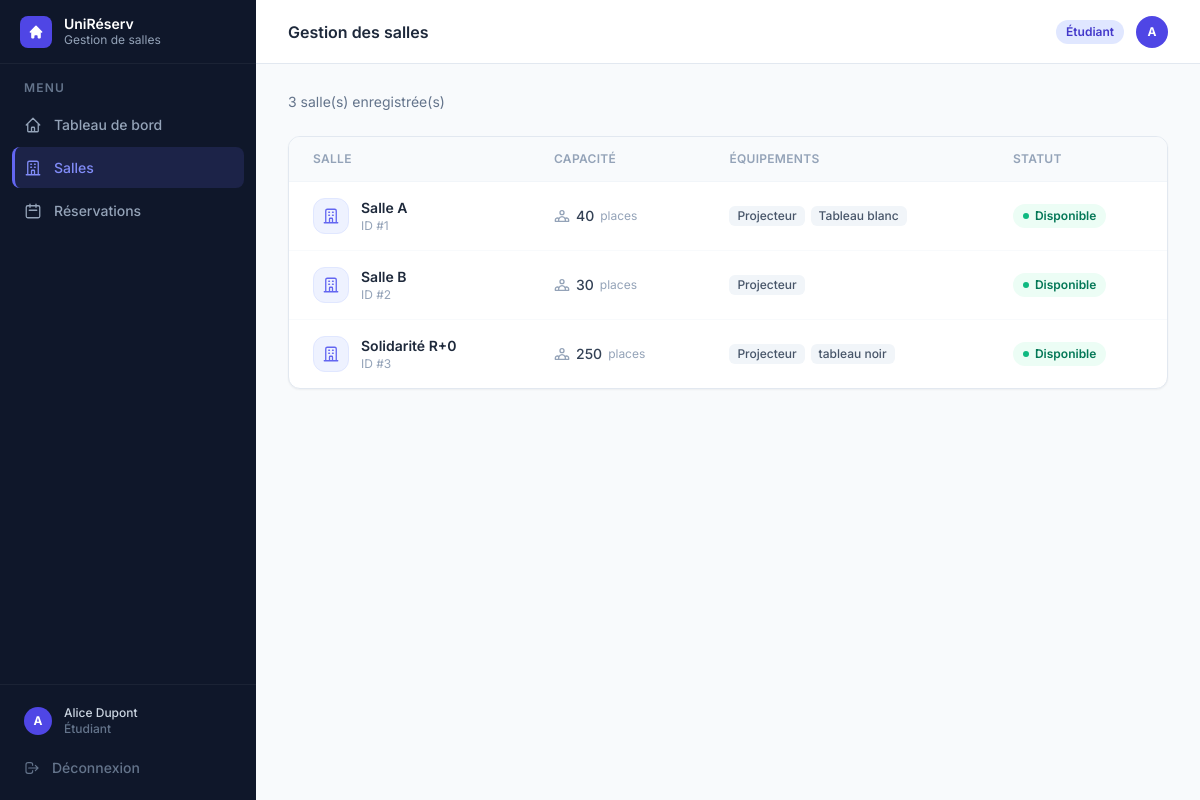
Screenshot of /salles (signed in) with the database file from the repository.
### tables this page shows
CREATE TABLE utilisateurs (
            id               INTEGER PRIMARY KEY,
            nom              TEXT    NOT NULL,
            email            TEXT    NOT NULL UNIQUE,
            login            TEXT    NOT NULL UNIQUE,
            mot_de_passe     TEXT    NOT NULL,
            role             TEXT    NOT NULL,
            date_inscription TEXT    NOT NULL,
            matricule        TEXT,
            classe           TEXT,
            matiere          TEXT
        , ecole_id INTEGER, unite_formation_id INTEGER);

CREATE TABLE salles (
            id          INTEGER PRIMARY KEY,
            nom         TEXT    NOT NULL UNIQUE,
            capacite    INTEGER NOT NULL,
            equipements TEXT    NOT NULL DEFAULT '[]',
            disponible  INTEGER NOT NULL DEFAULT 1
        );

### app.py (the view)
@app.route("/salles")
@login_required
def salles():
    _, _, salles_dict, _ = get_data()
    return render_template("salles.html", active="salles",
                           salles=list(salles_dict.values()))

### app.py (called while the page is built)
def get_bd():
    return BaseDonneesSQLite()

def get_data():
    bd  = get_bd()
    tout = bd.charger_tout()
    return (
        bd,
        {u.id: u for u in tout["utilisateurs"]},
        {s.id: s for s in tout["salles"]},
        tout["reservations"],
    )

def login_required(f):
    @wraps(f)
    def decorated(*args, **kwargs):
        if "user_id" not in session:
            return redirect(url_for("login"))
        return f(*args, **kwargs)
    return decorated

### models/reservation.py (called while the page is built)
    def _valider_horaires(self):
        if self.__heure_debut >= self.__heure_fin:
            raise ValueError(
                f"L'heure de début ({self.__heure_debut}) "
                f"doit être avant l'heure de fin ({self.__heure_fin})."
            )

    @property
    def id(self) -> int:
        return self.__id

    @id.setter
    def id(self, valeur: int):
        self.__id = valeur

### models/salle.py (called while the page is built)
    @property
    def id(self) -> int:
        return self.__id

    @id.setter
    def id(self, valeur: int):
        if self.__id is None:
            self.__id = valeur

    @property
    def nom(self) -> str:
        return self.__nom

    @property
    def capacite(self) -> int:
        return self.__capacite

    @property
    def equipements(self) -> list[str]:
        return list(self.__equipements)

    @property
    def disponible(self) -> bool:
        return self.__disponible

    @disponible.setter
    def disponible(self, valeur: bool):
        self.__disponible = valeur

### models/utilisateur.py (called while the page is built)
    @property
    def id(self) -> int:
        return self.__id

    @id.setter
    def id(self, valeur: int):
        if self.__id is None:
            self.__id = valeur

### persistance/db_sqlite.py (called while the page is built)
    @contextmanager
    def _connexion(self):
        conn = sqlite3.connect(self._chemin_db)
        conn.row_factory = sqlite3.Row
        conn.execute("PRAGMA foreign_keys = ON")
        try:
            yield conn
            conn.commit()
        except Exception:
            conn.rollback()
            raise
        finally:
            conn.close()

    def charger_tous_utilisateurs(self) -> list[Utilisateur]:
        with self._connexion() as conn:
            rows = conn.execute("SELECT * FROM utilisateurs").fetchall()
        return [self._ligne_vers_utilisateur(r) for r in rows]

    def charger_toutes_salles(self) -> list[Salle]:
        with self._connexion() as conn:
            rows = conn.execute("SELECT * FROM salles").fetchall()
        return [self._ligne_vers_salle(r) for r in rows]

### templates/salles.html (shortened to what this page needs)
{% extends "base.html" %}
{% block heading %}Gestion des salles{% endblock %}
{% block content %}
<div class="flex items-center justify-between mb-6">
  <p class="text-slate-500 text-sm">{{ salles|length }} salle(s) enregistrée(s)</p>
</div>
<div class="bg-white rounded-xl border border-slate-200 shadow-sm overflow-hidden">
  {% if salles %}
  <div class="overflow-x-auto">
    <table class="w-full text-sm">
      <thead>
        <tr class="border-b border-slate-100 bg-slate-50">
          <th class="px-6 py-3.5 text-left text-xs font-semibold text-slate-400 uppercase tracking-wide">Salle</th>
          <th class="px-6 py-3.5 text-left text-xs font-semibold text-slate-400 uppercase tracking-wide">Capacité</th>
          <th class="px-6 py-3.5 text-left text-xs font-semibold text-slate-400 uppercase tracking-wide">Équipements</th>
          <th class="px-6 py-3.5 text-left text-xs font-semibold text-slate-400 uppercase tracking-wide">Statut</th>
        </tr>
      </thead>
      <tbody>
        {% for s in salles %}
        <tr class="data-row border-b border-slate-50 last:border-0">
          <td class="px-6 py-4">
            <div class="flex items-center gap-3">
              <div class="w-9 h-9 rounded-xl bg-indigo-50 border border-indigo-100 flex items-center justify-center shrink-0">
              </div>
              <div>
                <p class="font-semibold text-slate-800">{{ s.nom }}</p>
                <p class="text-xs text-slate-400">ID #{{ s.id }}</p>
              </div>
            </div>
          </td>
          <td class="px-6 py-4">
            <div class="flex items-center gap-1.5 text-slate-700">
              <span class="font-medium">{{ s.capacite }}</span>
              <span class="text-slate-400 text-xs">places</span>
            </div>
          </td>
          <td class="px-6 py-4">
            {% if s.equipements %}
              <div class="flex flex-wrap gap-1.5">
                {% for eq in s.equipements %}
                  <span class="px-2 py-0.5 rounded-md bg-slate-100 text-slate-600 text-xs font-medium">{{ eq }}</span>
                {% endfor %}
              </div>
            {% else %}
              <span class="text-slate-300 text-sm">—</span>
            {% endif %}
          </td>
          <td class="px-6 py-4">
            {% if s.disponible %}
              <span class="inline-flex items-center gap-1.5 px-2.5 py-1 rounded-full text-xs font-semibold bg-emerald-50 text-emerald-700">
                <span class="w-1.5 h-1.5 rounded-full bg-emerald-500"></span> Disponible
              </span>
            {% else %}
              <span class="inline-flex items-center gap-1.5 px-2.5 py-1 rounded-full text-xs font-semibold bg-red-50 text-red-700">
                <span class="w-1.5 h-1.5 rounded-full bg-red-500"></span> Indisponible
              </span>
            {% endif %}
          </td>
        </tr>
        {% endfor %}
      </tbody>
    </table>
  </div>
  {% endif %}
</div>
{% endblock %}

### templates/base.html (shortened to what this page needs)
<!DOCTYPE html>
<html lang="fr" class="h-full">
<head>
  <script src="https://cdn.tailwindcss.com"></script>
</head>
<body class="h-full bg-slate-50 flex" style="font-family:'Inter',sans-serif">
  <aside class="w-64 bg-slate-900 flex flex-col fixed inset-y-0 left-0 z-30" style="background:linear-gradient(180deg,#0f172a 0%,#0f172a 100%)">
    <div class="h-16 flex items-center gap-3 px-5 border-b border-white/5">
      <div class="w-8 h-8 rounded-lg bg-indigo-600 flex items-center justify-center shrink-0">
        <svg class="w-4 h-4 text-white" fill="currentColor" viewBox="0 0 20 20">
          <path d="M10.707 2.293a1 1 0 00-1.414 0l-7 7a1 1 0 001.414 1.414L4 10.414V17a1 1 0 001 1h2a1 1 0 001-1v-2a1 1 0 011-1h2a1 1 0 011 1v2a1 1 0 001 1h2a1 1 0 001-1v-6.586l.293.293a1 1 0 001.414-1.414l-7-7z"/>
        </svg>
      </div>
      <div>
        <p class="text-white font-semibold text-sm leading-tight">UniRéserv</p>
        <p class="text-slate-400 text-xs">Gestion de salles</p>
      </div>
    </div>
    <nav class="flex-1 px-3 py-4 space-y-0.5 overflow-y-auto">
      <p class="text-slate-500 text-xs font-semibold uppercase tracking-widest px-3 mb-2">Menu</p>
      <a href="{{ url_for('dashboard') }}" class="nav-item {% if active=='dashboard' %}nav-item-active{% else %}nav-item-inactive{% endif %}">
        Tableau de bord
      </a>
      <a href="{{ url_for('salles') }}" class="nav-item {% if active=='salles' %}nav-item-active{% else %}nav-item-inactive{% endif %}">
        <svg style="width:18px;height:18px" fill="none" stroke="currentColor" stroke-width="1.75" viewBox="0 0 24 24">
          <path stroke-linecap="round" stroke-linejoin="round" d="M19 21V5a2 2 0 00-2-2H7a2 2 0 00-2 2v16m14 0h2m-2 0h-5m-9 0H3m2 0h5M9 7h1m-1 4h1m4-4h1m-1 4h1m-5 10v-5a1 1 0 011-1h2a1 1 0 011 1v5m-4 0h4"/>
        </svg>
        Salles
      </a>
      <a href="{{ url_for('reservations') }}" class="nav-item {% if active=='reservations' %}nav-item-active{% else %}nav-item-inactive{% endif %}">
        <svg style="width:18px;height:18px" fill="none" stroke="currentColor" stroke-width="1.75" viewBox="0 0 24 24">
          <path stroke-linecap="round" stroke-linejoin="round" d="M8 7V3m8 4V3m-9 8h10M5 21h14a2 2 0 002-2V7a2 2 0 00-2-2H5a2 2 0 00-2 2v12a2 2 0 002 2z"/>
        </svg>
        Réservations
      </a>
    </nav>
    <div class="border-t border-white/5 p-3 space-y-0.5">
      <a href="{{ url_for('profil') }}" class="nav-item {% if active=='profil' %}nav-item-active{% else %}nav-item-inactive{% endif %} !py-2">
        <div class="w-7 h-7 rounded-full bg-indigo-600 flex items-center justify-center text-white text-xs font-bold shrink-0">
          {{ session.user_nom[0].upper() if session.user_nom else '?' }}
        </div>
        <div class="flex-1 min-w-0">
          <p class="text-slate-300 text-xs font-medium truncate">{{ session.user_nom }}</p>
          <p class="text-slate-500 text-xs truncate">
            {% if session.user_role == 'admin' %}Administrateur
            {% elif session.user_role == 'responsable' %}Responsable
            {% elif session.user_role == 'enseignant' %}Enseignant
            {% else %}Étudiant{% endif %}
          </p>
        </div>
      </a>
      <a href="{{ url_for('logout') }}" class="nav-item nav-item-inactive !text-slate-500 hover:!text-red-400">
        <svg style="width:16px;height:16px" fill="none" stroke="currentColor" stroke-width="1.75" viewBox="0 0 24 24">
          <path stroke-linecap="round" stroke-linejoin="round" d="M17 16l4-4m0 0l-4-4m4 4H7m6 4v1a3 3 0 01-3 3H6a3 3 0 01-3-3V7a3 3 0 013-3h4a3 3 0 013 3v1"/>
        </svg>
        Déconnexion
      </a>
    </div>
  </aside>
  <div class="ml-64 flex-1 flex flex-col min-h-screen">
    <header class="h-16 bg-white border-b border-slate-200 flex items-center justify-between px-8 sticky top-0 z-20">
      <h1 class="text-slate-800 font-semibold text-base">{% block heading %}{% endblock %}</h1>
      <div class="flex items-center gap-3">
        {% set role = session.user_role %}
        {% if role == 'admin' %}
          <span class="px-2.5 py-1 rounded-full text-xs font-semibold bg-red-100 text-red-700">Admin</span>
        {% elif role == 'responsable' %}
          <span class="px-2.5 py-1 rounded-full text-xs font-semibold bg-amber-100 text-amber-700">Responsable</span>
        {% elif role == 'enseignant' %}
          <span class="px-2.5 py-1 rounded-full text-xs font-semibold bg-blue-100 text-blue-700">Enseignant</span>
        {% else %}
          <span class="px-2.5 py-1 rounded-full text-xs font-semibold bg-indigo-100 text-indigo-700">Étudiant</span>
        {% endif %}
        <a href="{{ url_for('profil') }}" class="w-8 h-8 rounded-full bg-indigo-600 flex items-center justify-center text-white text-xs font-bold hover:bg-indigo-700 transition">
          {{ session.user_nom[0].upper() if session.user_nom else '?' }}
        </a>
      </div>
    </header>
    <main class="flex-1 px-8 py-7">
      {% block content %}{% endblock %}
    </main>
  </div>
</body>
</html>

### templates/base.html (style rules this page uses)
body { font-family: 'Inter', sans-serif; }
.nav-item { display: flex; align-items: center; gap: 0.75rem; padding: 0.625rem 0.75rem; border-radius: 0.5rem; font-size: 0.875rem; font-weight: 500; transition: all 150ms; white-space: nowrap; }
.nav-item-active { background: rgba(99,102,241,0.15); color: #818cf8; border-left: 3px solid #6366f1; padding-left: calc(0.75rem - 3px); }
.nav-item-inactive { color: #94a3b8; }

### rows the page displays
utilisateurs: user_nom "Alice Dupont"
salles: nom "Salle A", id "1", capacite "40", equipements "Projecteur" "Tableau blanc", disponible 1 (drawn)
salles: nom "Salle B", id "2", capacite "30", equipements "Projecteur", disponible 1 (drawn)
salles: nom "Solidarité R+0", id "3", capacite "250", equipements "Projecteur" "tableau noir", disponible 1 (drawn)

### other values shown
{{ session.user_nom[0].upper() if session.user_nom else '?' }} "A"
{{ salles|length }} "3"
